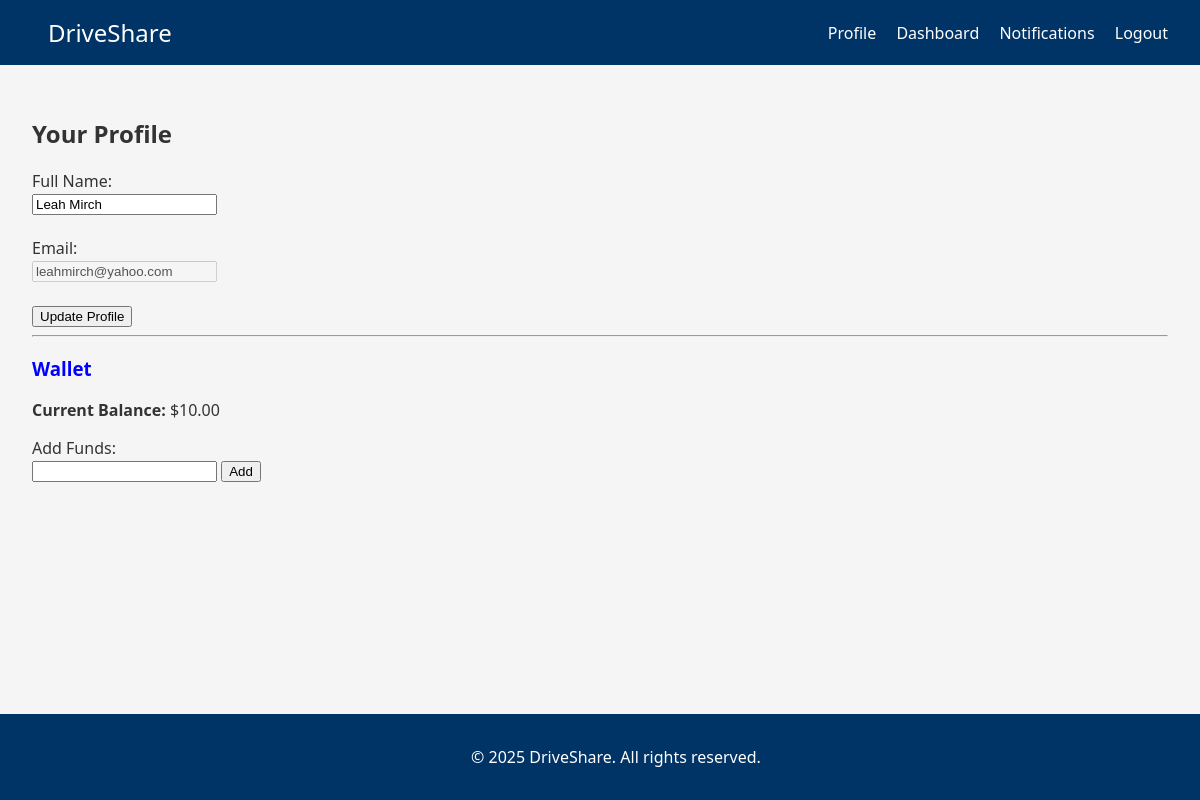
The page /profile (signed in) on the database as committed earlier.
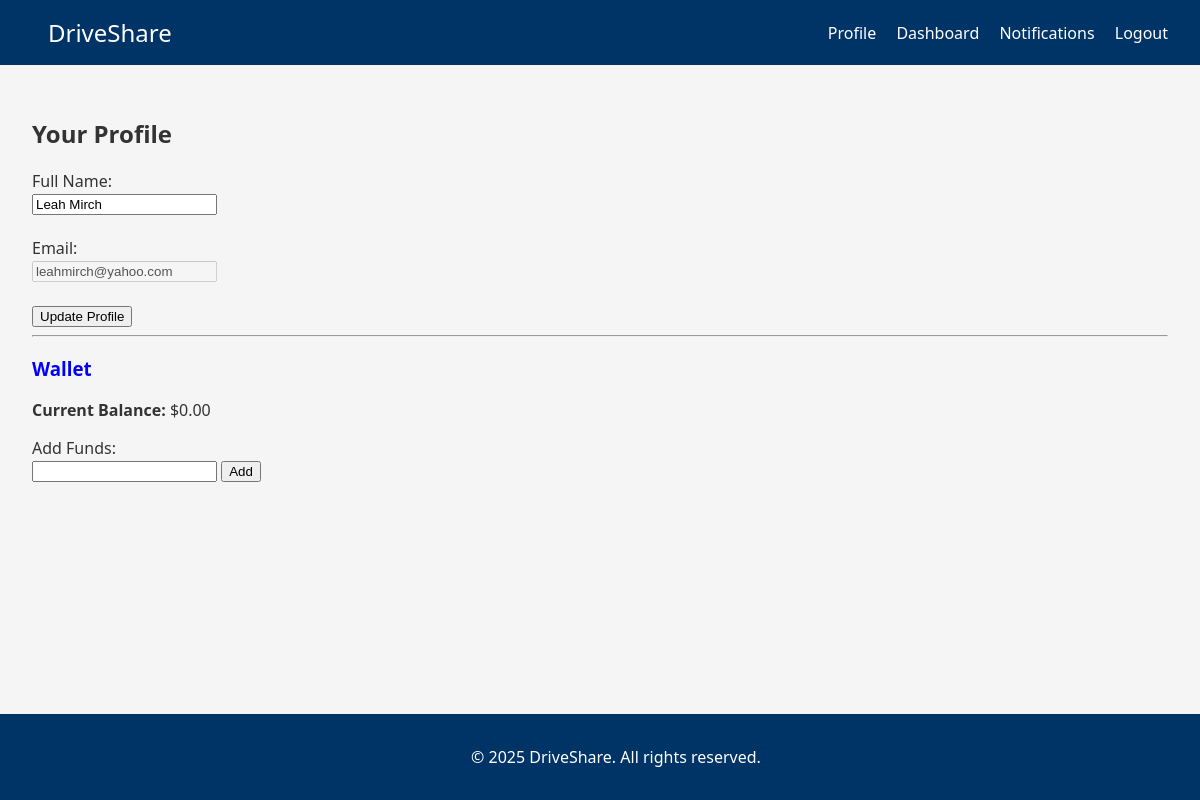
The same page on the database as committed later.
### tables this page shows
CREATE TABLE users (
                id INTEGER PRIMARY KEY AUTOINCREMENT,
                email TEXT UNIQUE NOT NULL,
                password TEXT NOT NULL,
                security_q1 TEXT NOT NULL,
                security_q2 TEXT NOT NULL,
                security_q3 TEXT NOT NULL,
                full_name TEXT,
                role TEXT DEFAULT 'user',
                balance REAL DEFAULT 0.0,
                created_at TIMESTAMP DEFAULT CURRENT_TIMESTAMP
            );

### routes.py (the view, shortened to what this page needs)
    @app.route("/profile", methods=["GET", "POST"])
    def profile():
        if not UserSession.get_instance().is_authenticated():
            flash("Please log in to view your profile.")
            return redirect(url_for("login"))
        user_id = UserSession.get_instance().user_id
        try:
            with sqlite3.connect("database.db") as conn:
                conn.row_factory = sqlite3.Row
                cursor = conn.cursor()
                cursor.execute("SELECT full_name, email, balance FROM users WHERE id = ?", (user_id,))
                user = cursor.fetchone()
                if not user:
                    flash("User not found.")
                    return redirect(url_for("dashboard"))
        except Exception as e:
            flash(f"Error retrieving profile: {str(e)}")
            return redirect(url_for("dashboard"))
        return render_template("profile.html", user=user)

### app.py (called while the page is built)
@app.context_processor
def inject_user_session():
    return dict(is_authenticated=UserSession.get_instance().is_authenticated())

### routes.py (called while the page is built)
    @staticmethod
    def get_instance():
        if UserSession._instance is None:
            UserSession()
        return UserSession._instance

    def is_authenticated(self):
        return self.user_id is not None

### templates/profile.html (shortened to what this page needs)
{% extends 'base.html' %}
{% block content %}
<h2>Your Profile</h2>
<form method="POST">
    <label>Full Name:</label><br>
    <input type="text" name="full_name" value="{{ user.full_name }}"><br><br>
    <label>Email:</label><br>
    <input type="email" name="email" value="{{ user.email }}" disabled><br><br>
    <button type="submit">Update Profile</button>
</form>
<hr>
<h3>Wallet</h3>
<p><strong>Current Balance:</strong> ${{ "%.2f"|format(user.balance or 0) }}</p>
<form method="POST" action="{{ url_for('add_funds') }}">
    <label>Add Funds:</label><br>
    <input type="number" name="amount" step="0.01" min="1" required>
    <button type="submit">Add</button>
</form>
{% endblock %}

Rows that differ between the two databases and show on the page:
changed users "Leah Mirch": balance "10.00" → "0.00"
